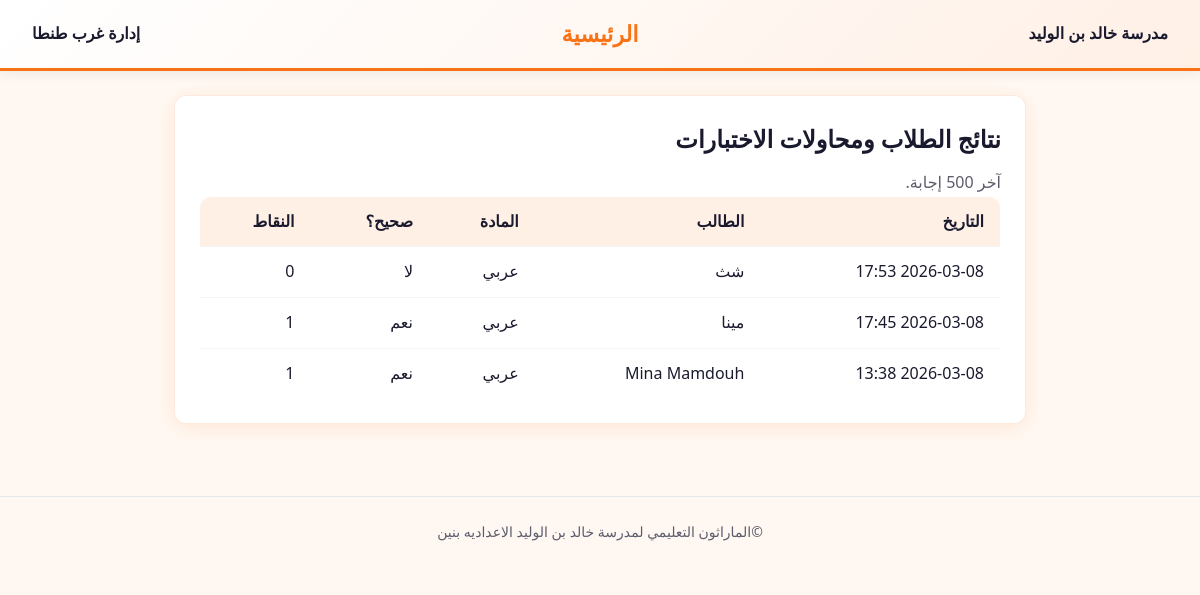
/admin/results (signed in), run on the app's committed database.
### models.py (models this page shows, shortened)
class Answer(db.Model):
    __tablename__ = "answers"
    id = db.Column(db.Integer, primary_key=True)
    student_id = db.Column(db.Integer, db.ForeignKey("students.id"), nullable=False)
    question_id = db.Column(db.Integer, db.ForeignKey("questions.id"), nullable=False)
    selected_answer = db.Column(db.String(1), nullable=False)
    is_correct = db.Column(db.Boolean, nullable=False)
    points_awarded = db.Column(db.Integer, default=0)
    submitted_at = db.Column(db.DateTime, default=datetime.utcnow)
    quiz_session_id = db.Column(db.String(64), nullable=True)
    ip_address = db.Column(db.String(45), nullable=True)
    __table_args__ = (
        db.Index("ix_answers_student_id", "student_id"),
        db.Index("ix_answers_question_id", "question_id"),
        db.Index("ix_answers_submitted_at", "submitted_at"),
    )

class Student(db.Model):
    __tablename__ = "students"
    id = db.Column(db.Integer, primary_key=True)
    name = db.Column(db.String(120), nullable=False)
    grade = db.Column(db.String(50), nullable=False)
    total_points = db.Column(db.Integer, default=0)
    created_at = db.Column(db.DateTime, default=datetime.utcnow)
    answers = db.relationship("Answer", backref="student", lazy="dynamic", cascade="all, delete-orphan")
    __table_args__ = (db.Index("ix_students_grade", "grade"),)

class Subject(db.Model):
    __tablename__ = "subjects"
    id = db.Column(db.Integer, primary_key=True)
    name = db.Column(db.String(120), nullable=False)
    grade = db.Column(db.String(50), nullable=False)
    questions = db.relationship("Question", backref="subject", lazy="dynamic", cascade="all, delete-orphan")
    __table_args__ = (db.Index("ix_subjects_grade", "grade"),)

### app.py (the view)
@app.route("/admin/results")
@admin_required
def admin_results():
    user = db.session.get(User,session["user_id"])
    answers = (
        Answer.query.options(
            joinedload(Answer.student),
            joinedload(Answer.question).joinedload(Question.subject),
        )
        .order_by(Answer.submitted_at.desc())
        .limit(500)
        .all()
    )
    return render_template("admin_results.html", user=user, answers=answers)

### app.py (called while the page is built)
@login_manager.user_loader
def load_user(user_id):
    return db.session.get(User, int(user_id))

### auth.py (called while the page is built)
def admin_required(f):
    @wraps(f)
    def decorated(*args, **kwargs):
        if "user_id" not in session:
            flash("الرجاء تسجيل الدخول.", "warning")
            return redirect(url_for("admin_login"))
        user = db.session.get(User, session["user_id"])
        if not user:
            session.pop("user_id", None)
            session.pop("user_role", None)
            return redirect(url_for("admin_login"))
        return f(*args, **kwargs)
    return decorated

### templates/admin_results.html (shortened to what this page needs)
{% extends "base.html" %}
{% block content %}
<div class="card">
    <h2>نتائج الطلاب ومحاولات الاختبارات</h2>
    <p class="text-muted">آخر 500 إجابة.</p>
    {% if answers %}
    <div class="table-wrap">
        <table>
            <thead>
                <tr>
                    <th>التاريخ</th>
                    <th>الطالب</th>
                    <th>المادة</th>
                    <th>صحيح؟</th>
                    <th>النقاط</th>
                </tr>
            </thead>
            <tbody>
                {% for a in answers %}
                <tr>
                    <td>{{ a.submitted_at.strftime('%Y-%m-%d %H:%M') if a.submitted_at else '—' }}</td>
                    <td>{{ a.student.name if a.student else '—' }}</td>
                    <td>{{ a.question.subject.name if a.question and a.question.subject else '—' }}</td>
                    <td>{{ 'نعم' if a.is_correct else 'لا' }}</td>
                    <td>{{ a.points_awarded }}</td>
                </tr>
                {% endfor %}
            </tbody>
        </table>
    </div>
    {% else %}
    <p class="text-muted">لا توجد محاولات بعد.</p>
    {% endif %}
</div>
{% endblock %}

### static/css/style.css (style rules this page uses)
:root { --bg: #fff8f2; --surface: #ffffff; --surface2: #fff0e6; --surface3: #e8f4fc; --text: #1a1a2e; --text-muted: #5c5c6d; --accent: #f97316; --accent-hover: #ea580c; --accent-blue: #2563eb; --accent-blue-light: #dbeafe; --success: #16a34a; --danger: #dc2626; --warning: #ca8a04; --radius: 12px; --shadow: 0 2px 12px rgba(0,0,0,0.08); --shadow-card: 0 4px 20px rgba(249, 115, 22, 0.12); }
* { box-sizing: border-box; margin: 0; padding: 0; }
body { font-family: 'Segoe UI', 'Tahoma', 'Arial', sans-serif; background: var(--bg); color: var(--text); min-height: 100vh; line-height: 1.6; direction: rtl; text-align: right; }
.card { background: var(--surface); border-radius: var(--radius); padding: 1.5rem; margin-bottom: 1rem; box-shadow: var(--shadow-card); border: 1px solid rgba(249, 115, 22, 0.15); }
.card h1, .card h2, .card h3 { margin-bottom: 0.75rem; color: var(--text); }
table { width: 100%; border-collapse: collapse; background: var(--surface); border-radius: var(--radius); overflow: hidden; border: 1px solid #e5e7eb; }
th, td { padding: 0.75rem 1rem; text-align: right; border-bottom: 1px solid #f3f4f6; }
th { background: var(--surface2); font-weight: 600; color: var(--text); }
tr:last-child td { border-bottom: none; }
.text-muted { color: var(--text-muted); }
.table-wrap { overflow-x: auto; }

### data on the page
Answer: submitted_at "2026-03-08 17:53", student "شث", question.subject "عربي", is_correct "لا", points_awarded "0"
Answer: submitted_at "2026-03-08 17:45", student "مينا", question.subject "عربي", is_correct "نعم", points_awarded "1"
Answer: submitted_at "2026-03-08 13:38", student "Mina Mamdouh", question.subject "عربي", is_correct "نعم", points_awarded "1"
